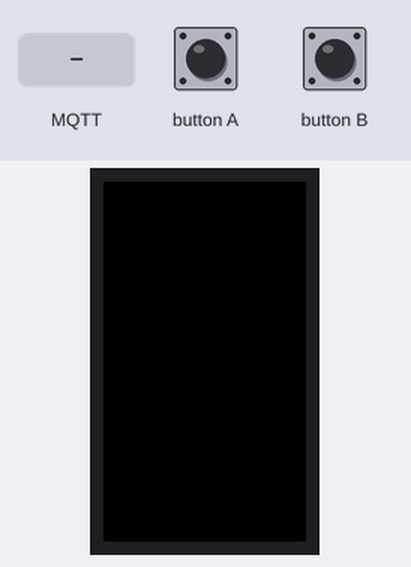
A sketch run on a simulated ESP32. Parts: 135×240 colour display. Inputs (shaded band) come from the test bench. WiFi joins after 1.5 s; servers stay silent unless stated; no MQTT or app messages arrive unless stated.

Above: at 3.8 s.
3.9 s: button A pressed for 0.15 s
At 4.7 s:
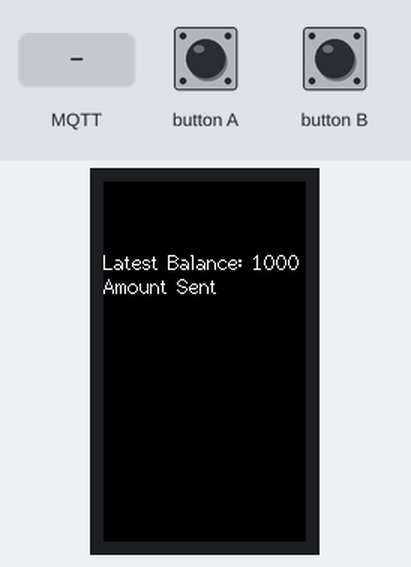
5.5 s: button B pressed for 0.15 s
At 5.8 s:
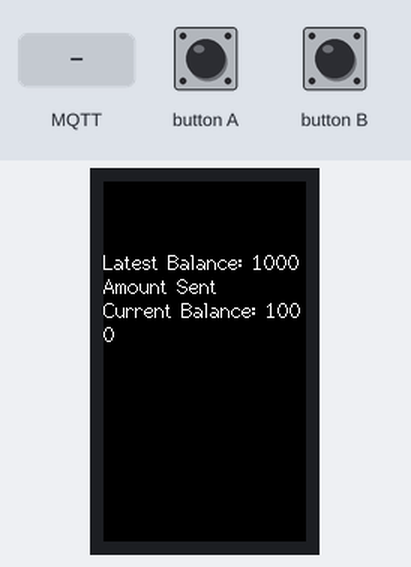
7.1 s: MQTT message "SendMoney" arrives on the second subscribed topic
At 8.2 s:
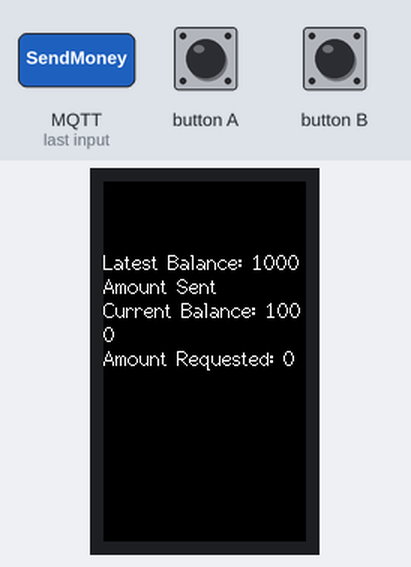
8.6 s: button A pressed for 1 s
At 9.5 s:
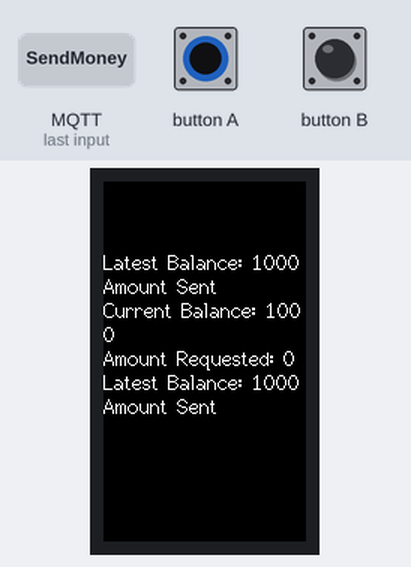
11.1 s: button B pressed for 1 s
At 12.5 s:
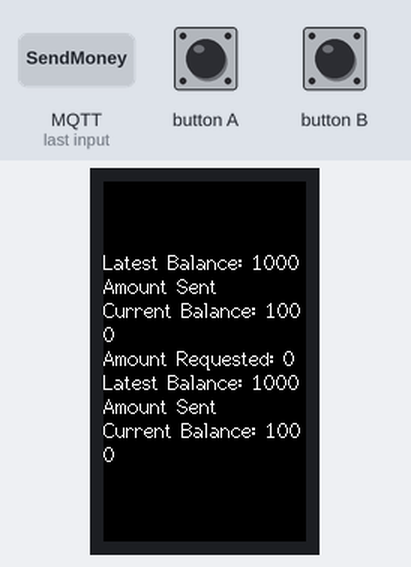
13.6 s: MQTT message "0" arrives on the second subscribed topic
At 14.4 s:
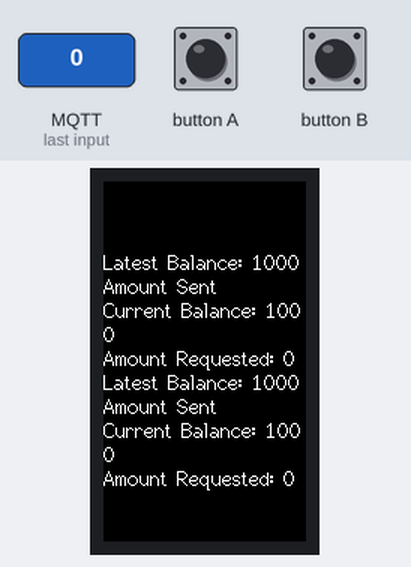
Timing chart, 0 to 16.1 s (numbered marks = the images above; inputs shaded):
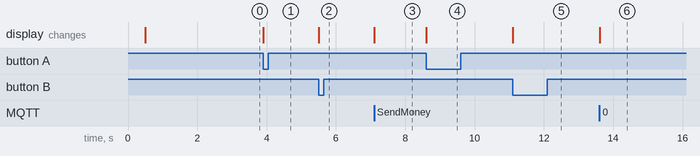

The sketch:

project_v1_sender.ino.ino
```cpp
#include "M5StickCPlus.h"
#include <PubSubClient.h>
#include <WiFi.h>

const char* ssid       = "utexas-iot";
const char* password   = "11369131671533354503";
const char* mqtt_server = "test.mosquitto.org";


// const char* ssid = "The Standard";
// const char* password = "B491C6023AEDF578";
// const char* mqtt_server = "10.2.76.253";

WiFiClient espClient;
PubSubClient *client;

unsigned long lastMsg = 0;
#define MSG_BUFFER_SIZE (500)
char msg[MSG_BUFFER_SIZE];
char msg2[20];
int balance = 1000;
int reqGlobal = 0;
int amountSent = 0;


void setup_wifi() {
  delay(10);
  M5.Lcd.println();
  // M5.Lcd.print("Connecting to ");
  // M5.Lcd.println(ssid);

  WiFi.begin(ssid, password);

  while (WiFi.status() != WL_CONNECTED) {
    delay(500);
    // M5.Lcd.print(".");
  }

  // randomSeed(micros());
  // M5.Lcd.println("");
  // M5.Lcd.println("WiFi connected");
  // M5.Lcd.println("IP address: ");
  // M5.Lcd.println(WiFi.localIP());
}

void callback(char *topic, byte *payload, unsigned int length) {
  // Handle MQTT message
  payload[length] = '\0'; // Null-terminate the payload

  String message = String((char *)payload);

  // Check the topic and convert string to integer accordingly
  if (strcmp(topic, "SendMoney") == 0) {
    // Extract the payload into a string
    String payloadStr = "";
    for (int i = 0; i < length; i++) {
      payloadStr += (char)payload[i];
      }
    // Convert the payload string to an integer
    int reqAmount = payloadStr.toInt();
    reqGlobal = reqAmount;
    amountSent = reqAmount;

    M5.Lcd.print("Amount Requested: ");
    M5.Lcd.println(reqAmount);
  }
}

void reconnect() {
    while (!client->connected()) {
      // M5.Lcd.print("Attempting MQTT connection...");
      String clientId = "Ahlad's project";
    if (client->connect(clientId.c_str())) {
      // M5.Lcd.println("connected");
      // client->publish("AhladTopic");
      client->subscribe("FloraTopic");
      client->subscribe("SendMoney");
    }
    else {
      M5.Lcd.print("failed, rc = ");
      M5.Lcd.print(client->state());
      M5.Lcd.println(" try again in 5 seconds");
      delay(5000);
    }
  }
}

void setup() {
  delay(500);
  M5.begin();
  M5.Lcd.setCursor(8, 30, 2);
  delay(500);
  setup_wifi();

  client = new PubSubClient(espClient);
  client->setServer(mqtt_server, 1883);
  client->setCallback(callback);
}

void loop() {
  M5.update();

  // Handle button press to send amount
  if (M5.BtnB.wasPressed()) {
    if (balance >= amountSent){
      M5.Lcd.print("Current Balance: ");
      M5.Lcd.println(balance);
      // Send the amount as a string to the second device
      //sendAmount(amountToSend);
    }
    else{
    M5.Lcd.print("Insufficient Balance");
    }
  }


  // Handle button press to initiate payment request
  if (M5.BtnA.wasPressed()) {
    if (balance < amountSent){
      M5.Lcd.println("Please have required balance");
      lastMsg = millis();
      snprintf(msg2, MSG_BUFFER_SIZE, "User does not have sufficient balance");
      client->publish("AhladTopicNew", msg2);

    }
    else {
      lastMsg = millis();
      snprintf(msg, MSG_BUFFER_SIZE, "Amount Sent");
      balance -= amountSent;
      M5.Lcd.print("Latest Balance: ");
      M5.Lcd.println(balance);
      String topic = "ReceiveMoney";
      char payload[10];
      //String payload = String(amountToSend);
      snprintf(payload, sizeof(payload), "%d", amountSent);
      client->publish("AhladTopic", msg);
      client->publish(topic.c_str(), payload);
      M5.Lcd.println("Amount Sent");
    }
  }

  // MQTT client loop and reconnection
  if (!client->connected()) {
    reconnect();
  }
  client->loop();
}
```

Measured:
- after the input at 3.9 s, the display: changes at once (image 1)
- after the input at 5.5 s, the display: changes at once (image 2)
- after the input at 7.1 s, the display: changes at once (image 3)
- after the input at 8.6 s, the display: changes at once (image 4)
- after the input at 11.1 s, the display: changes at once (image 5)
- after the input at 13.6 s, the display: changes at once (image 6)
